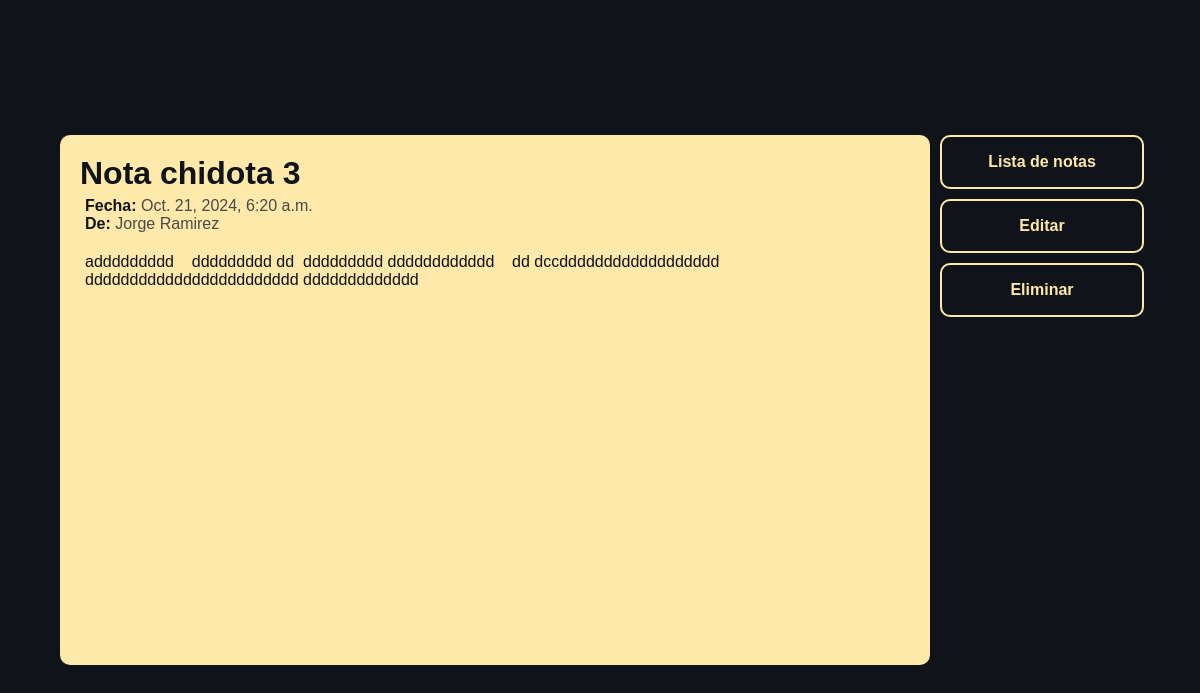
/notes/3/, run on the app's committed database.
### notes_MataCastellanos_RamirezOrnelas/models.py (models this page shows, shortened)
class Note(models.Model):
    user = models.ForeignKey(User, on_delete=models.CASCADE, related_name='notes')
    title = models.CharField(max_length=200)
    content = models.TextField()
    creation_date = models.DateTimeField(auto_now_add=True)

### notes_MataCastellanos_RamirezOrnelas/views.py (the view)
# urls.py: path("<int:id>/",views.Detalle_notas, name="Detalle"),
def Detalle_notas(request, id):
    nota = get_object_or_404(Note, pk=id)
    context = {"Nota":nota}
    return render(request, "notes_MataCastellanos_RamirezOrnelas/note_detail_MataCastellanos_RamirezOrnelas.html", context)

### notes_MataCastellanos_RamirezOrnelas/templates/notes_MataCastellanos_RamirezOrnelas/note_detail_MataCastellanos_RamirezOrnelas.html (shortened to what this page needs)
<!DOCTYPE html>
<html lang="en">
<head>
    {% load static %}
    <link rel="stylesheet" href="{% static "notes_MataCastellanos_RamirezOrnelas/css/prefix.css" %}">
    <link rel="stylesheet" href="{% static "notes_MataCastellanos_RamirezOrnelas/css/detalle.css" %}">
</head>
<body>
    <div class="cont-todo">
        <div class="cont-nota">
            <h1>{{ Nota.title }}</h1>
            <p><span>Fecha:</span> {{ Nota.creation_date }}</p>
            <p><span>De:</span> {{ Nota.user.get_full_name }}</p>
            <p class="txt-contenido">{{ Nota.content }}</p>
        </div>
        <div class="cont-opciones">
            <a href="{% url "notes_MataCastellanos_RamirezOrnelas:Lista" %}">
                Lista de notas
            </a>
            <a href="{% url "notes_MataCastellanos_RamirezOrnelas:Edicion" Nota.id %}">
                Editar
            </a>
            <a href="{% url "notes_MataCastellanos_RamirezOrnelas:Eliminacion" Nota.id %}">
                Eliminar
            </a>
        </div>
    </div>
</body>
</html>

### notes_MataCastellanos_RamirezOrnelas/static/notes_MataCastellanos_RamirezOrnelas/css/prefix.css (style rules this page uses)
* { font-family: Arial, Helvetica, sans-serif; }
:root { --primario: rgb(255, 255, 255); --secundario: #11131b; --terciario: rgb(73, 73, 73); --notas: #fee9aa; --notas_sombra: #fff4d2;; }

### notes_MataCastellanos_RamirezOrnelas/static/notes_MataCastellanos_RamirezOrnelas/css/detalle.css (style rules this page uses)
body { background-color: var(--secundario); display: flex; justify-content: center; align-items: center; padding: 0; margin: 0; width: 100%; height: auto; min-height: 100vh; gap: 10px; }
.cont-todo { width: 90%; display: grid; grid-template-columns: calc(100% - 210px) 200px; grid-template-rows: auto; min-height: 70vh; height: 70%; justify-content: space-between; }
.cont-nota { width: 100%; background-color: var(--notas); border-radius: 10px; padding: 20px; box-sizing: border-box; overflow: auto; margin-top: 30px; margin-bottom: 30px; grid-column: 1; }
.cont-nota p { margin: 0; margin-left: 5px; font-size: 1rem; color: var(--terciario); white-space: normal; overflow: hidden; }
.cont-nota p span { color: var(--secundario); font-weight: bold; }
h1 { margin: 0; padding: 0; font-size: 2rem; color: var(--secundario); margin-bottom: 5px; }
.cont-nota .txt-contenido { margin-top: 20px; color: var(--secundario); white-space: pre-wrap }
.cont-opciones { height: 70%; width: 200px; min-height: 70vh; display: flex; flex-direction: column; gap: 10px; grid-column: 2; margin-top: 30px; }
.cont-opciones a { display: flex; width: 100%; height: 50px; border-radius: 10px; background-color: var(--secundario); justify-content: center; align-items: center; text-decoration: none; color: var(--notas); border: 2px solid var(--notas); font-weight: bold; transition: 0.2s; cursor: pointer; }

### data on the page
Note: title "Nota chidota 3", creation_date "Oct. 21, 2024, 6:20 a.m.", user.get_full_name "Jorge Ramirez", content "addddddddd ddddddddd dd ddddddddd dddddddddddd dd dccdddddddddddddddddd dddddddddddddddddddddddd ddddddddddddd"
